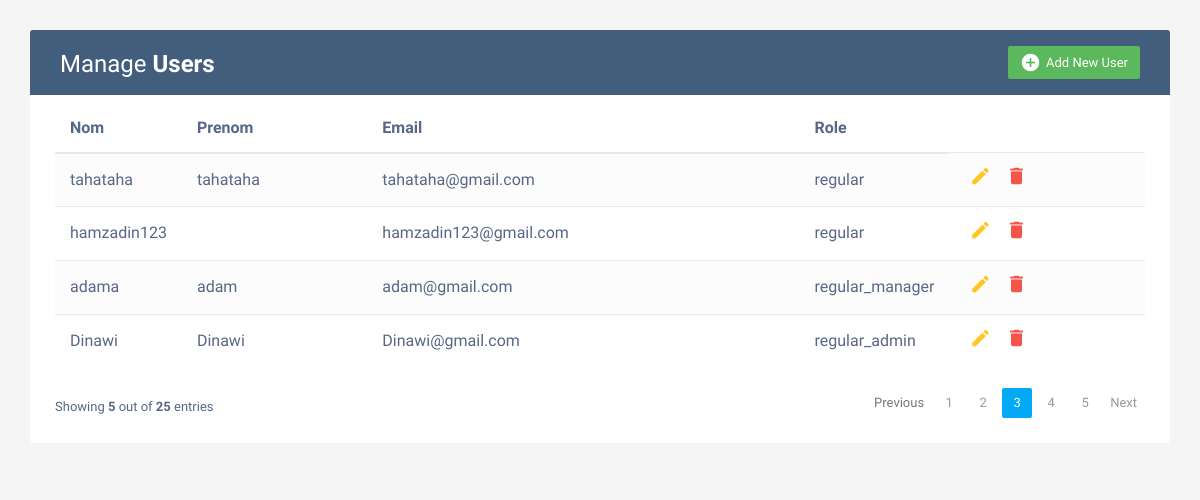
The app's page /admindashboard/ with its own data.
### myapp/models.py (models this page shows)
class User(models.Model):
    id = models.AutoField(primary_key=True)
    nom = models.CharField(max_length=255)
    prenom = models.CharField(max_length=255)
    email = models.EmailField()
    password = models.CharField(max_length=255)
    role = models.CharField(max_length=255)

### parapharmacie/views.py (the view)
# urls.py: path('admindashboard/', views.admindashboard, name='admindashboard'),
def admindashboard(request):
    users = User.objects.all()
    return render(request, 'admindashboard.html', {'users': users})

### parapharmacie/templates/admindashboard.html (shortened to what this page needs)
{% load static %}
<!DOCTYPE html>
<html lang="en">
<head>
<link rel="stylesheet" href="https://maxcdn.bootstrapcdn.com/font-awesome/4.7.0/css/font-awesome.min.css">
<link rel="stylesheet" href="https://maxcdn.bootstrapcdn.com/bootstrap/3.3.7/css/bootstrap.min.css">
</head>
<body>
    <div class="container">
		<div class="table-responsive">
			<div class="table-wrapper">
				<div class="table-title">
					<div class="row">
						<div class="col-xs-6">
							<h2>Manage <b>Users</b></h2>
						</div>
						<div class="col-xs-6">
							<a href="#addEmployeeModal" class="btn btn-success" data-toggle="modal"><i class="material-icons">&#xE147;</i> <span>Add New User</span></a>
						</div>
					</div>
				</div>
				<table class="table table-striped table-hover">
                    <thead>
                      <tr>
                        <th>Nom</th>
                        <th>Prenom</th>
                        <th>Email</th>
                        <th>Role</th>
                      </tr>
                    </thead>
                    <tbody>
                      {% for user in users %}
                      <tr>
                        <td>{{ user.nom }}</td>
                        <td>{{ user.prenom }}</td>
                        <td>{{ user.email }}</td>
                        <td>{{ user.role }}</td>
                        <td>
                          <a href="#editEmployeeModal" class="edit" data-toggle="modal"><i class="material-icons" data-toggle="tooltip" title="Edit">&#xE254;</i></a>
						  <a href="{% url 'delete_user' user.id %}" class="delete" data-toggle="modal"><i class="material-icons" data-toggle="tooltip" title="Delete">&#xE872;</i></a>
						</td>
                      </tr>
                      {% endfor %}
                    </tbody>
                  </table>
				<div class="clearfix">
					<div class="hint-text">Showing <b>5</b> out of <b>25</b> entries</div>
					<ul class="pagination">
						<li class="page-item disabled"><a href="#">Previous</a></li>
						<li class="page-item"><a href="#" class="page-link">1</a></li>
						<li class="page-item"><a href="#" class="page-link">2</a></li>
						<li class="page-item active"><a href="#" class="page-link">3</a></li>
						<li class="page-item"><a href="#" class="page-link">4</a></li>
						<li class="page-item"><a href="#" class="page-link">5</a></li>
						<li class="page-item"><a href="#" class="page-link">Next</a></li>
					</ul>
				</div>
			</div>
		</div>
    </div>
</body>
</html>

### parapharmacie/templates/admindashboard.html (style rules this page uses)
body { color: #566787; background: #f5f5f5; font-family: 'Varela Round', sans-serif; font-size: 13px; }
.table-responsive { margin: 30px 0; }
.table-wrapper { min-width: 1000px; background: #fff; padding: 20px 25px; border-radius: 3px; box-shadow: 0 1px 1px rgba(0,0,0,.05); }
.table-title { padding-bottom: 15px; background: #435d7d; color: #fff; padding: 16px 30px; margin: -20px -25px 10px; border-radius: 3px 3px 0 0; }
.table-title h2 { margin: 5px 0 0; font-size: 24px; }
.table-title .btn { color: #fff; float: right; font-size: 13px; border: none; min-width: 50px; border-radius: 2px; border: none; outline: none !important; margin-left: 10px; }
.table-title .btn i { float: left; font-size: 21px; margin-right: 5px; }
.table-title .btn span { float: left; margin-top: 2px; }
table.table tr th, table.table tr td { border-color: #e9e9e9; padding: 12px 15px; vertical-align: middle; }
table.table tr th:first-child { width: 60px; }
table.table tr th:last-child { width: 100px; }
table.table-striped tbody tr:nth-of-type(odd) { background-color: #fcfcfc; }
table.table td:last-child i { opacity: 0.9; font-size: 22px; margin: 0 5px; }
table.table td a { font-weight: bold; color: #566787; display: inline-block; text-decoration: none; outline: none !important; }
table.table td a.edit { color: #FFC107; }
table.table td a.delete { color: #F44336; }
table.table td i { font-size: 19px; }
.pagination { float: right; margin: 0 0 5px; }
.pagination li a { border: none; font-size: 13px; min-width: 30px; min-height: 30px; color: #999; margin: 0 2px; line-height: 30px; border-radius: 2px !important; text-align: center; padding: 0 6px; }
.pagination li.active a, .pagination li.active a.page-link { background: #03A9F4; }
.hint-text { float: left; margin-top: 10px; font-size: 13px; }

### records on screen
User: nom "tahataha", prenom "tahataha", email "tahataha@gmail.com", role "regular"
User: nom "hamzadin123", email "hamzadin123@gmail.com", role "regular"
User: nom "adama", prenom "adam", email "adam@gmail.com", role "regular_manager"
User: nom "Dinawi", prenom "Dinawi", email "Dinawi@gmail.com", role "regular_admin"
